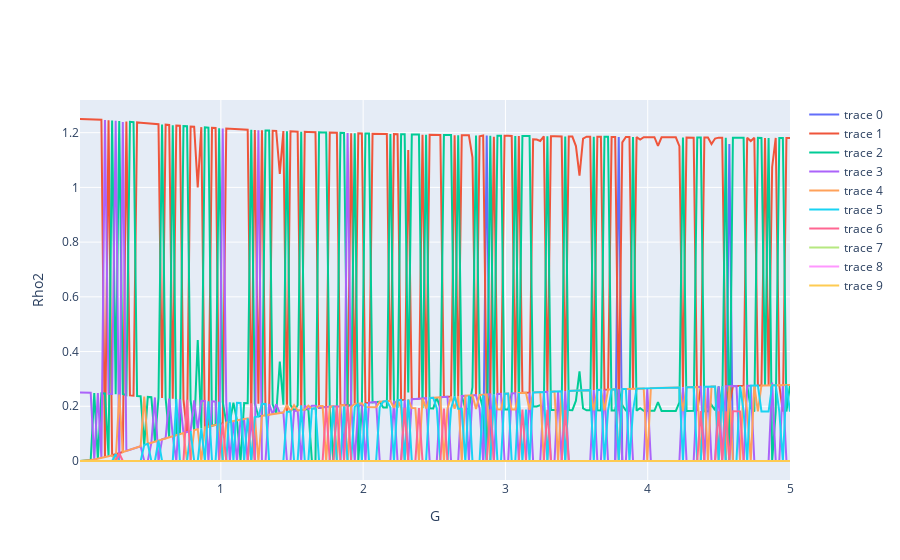

Write notebook code for a chart like this one.
### Code cell
# Ploteamos
fig = go.Figure()
for x in range(0,size):
    fig.add_trace(go.Scatter(
        x=g_range,
        y=rho_range[:,x]
    ))
fig.update_layout(xaxis_title='G',
                   yaxis_title='Rho2')
fig.show()

### Figure 1 — Plotly figure (JSON) as saved in the notebook; plotly's stock layout.template omitted (floating-point values rounded to 4 significant figures; data arrays with more than 128 entries replaced by an {"elided": "..."} marker saying what was removed)
{"data": [{"type": "scatter", "x": {"elided": "200 float values"}, "y": {"elided": "200 float values"}}, {"type": "scatter", "x": {"elided": "200 float values"}, "y": {"elided": "200 float values"}}, {"type": "scatter", "x": {"elided": "200 float values"}, "y": {"elided": "200 float values"}}, {"type": "scatter", "x": {"elided": "200 float values"}, "y": {"elided": "200 float values"}}, {"type": "scatter", "x": {"elided": "200 float values"}, "y": {"elided": "200 float values"}}, {"type": "scatter", "x": {"elided": "200 float values"}, "y": {"elided": "200 float values"}}, {"type": "scatter", "x": {"elided": "200 float values"}, "y": {"elided": "200 float values"}}, {"type": "scatter", "x": {"elided": "200 float values"}, "y": {"elided": "200 float values"}}, {"type": "scatter", "x": {"elided": "200 float values"}, "y": {"elided": "200 float values"}}, {"type": "scatter", "x": {"elided": "200 float values"}, "y": {"elided": "200 float values"}}], "layout": {"xaxis": {"title": {"text": "G"}}, "yaxis": {"title": {"text": "Rho2"}}}}
